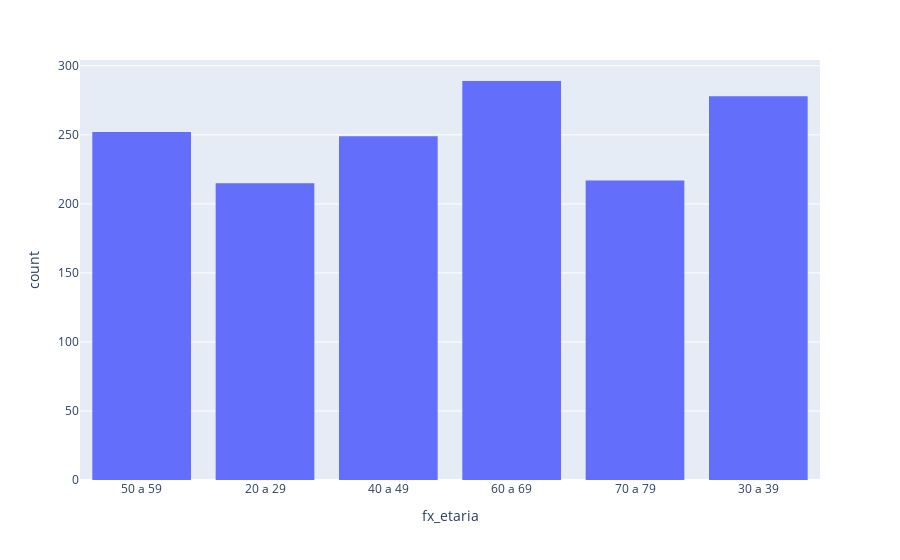

Notebook source saved alongside this figure:
### Markdown cell above
### Etapa 4: Analisando dados sem agrupamento 📊

- **Objetivo**: com seus dados devidamente tratados, você deve gerar os seguintes itens:
  - Um relatório em texto (não precisa de formatação) contendo:
    - A porcentagem dos usuários por gênero
    - A porcentagem dos usuários por país
  - Uma imagem contendo um gráfico de distribuição da idade dos usuários (a biblioteca utilizada para o `plot` pode ser qualquer uma).
- **Descrição da solução**: uma função que recebe, como parâmetro, um `pandas.DataFrame` e gera dois arquivos: um relatório em texto e outro contendo um gráfico de distribuição da idade dos usuários.
- **Links úteis:**
  - Documentação do Pandas: https://pandas.pydata.org/docs/
  - Documentação do Matplotlib: https://matplotlib.org/
  - Documentação do Seaborn: https://seaborn.pydata.org/

### Code cell
import numpy as np
import seaborn as sns
sns.set_theme(style="ticks")

df_gender = df.gender.value_counts().rename_axis('gender').to_frame('total').reset_index()
df_gender["percentage"] = round ( df_gender.total / df_gender.total.sum() * 100, 0 )
df_gender

df_country = df.location_country.value_counts().rename_axis('country').to_frame('total').reset_index()
df_country["percentage"] = round ( df_country.total / df_country.total.sum() * 100, 0 )
df_country

html = df_country.to_html()

with open("aquecimento.html", 'w') as arquivo:
    arquivo.write( 
        "<h1> Relatório Etapa 04</h1> \n" +
        "<h3> Percentual por sexo</h3>" +
        df_gender.to_html() + "\n\n\n" +
        "<h3> Percentual por páis</h3>" +
        df_country.to_html()
    )

## Escolhendo os binds
print( df['dob_age'].min() ) ## 21
print(  df['dob_age'].max()) ## 77

## Criando as faixas etárias
bins= [ 20, 30, 40, 50, 60, 70, 80]
## Labels correspondentes a ordem da lista acima
labels = ['20 a 29', '30 a 39', '40 a 49', '50 a 59','60 a 69', '70 a 79']

## Criando coluna faixa etaria no dataframe e atribuindo os valores das faixas
df['fx_etaria'] = pd.cut( df['dob_age'], bins=bins, labels=labels, right=False)

## Criando um DF com o agrupamento de faixa etária e sexo para a criação do gráfico
df_fx_etaria = df.groupby(by=['fx_etaria'], dropna=False).count()[['gender']].rename(columns={'gender':'total'}).reset_index()

import plotly.express as px  # Importando biblioteca de gráficos

## Criando o objeto da figura do grafico
fig = px.histogram(df, x="fx_etaria")
## Mostrando o gráfico
fig.show()

### Figure 1 — Plotly figure (JSON) as saved in the notebook; plotly's stock layout.template omitted (floating-point values rounded to 4 significant figures; data arrays with more than 128 entries replaced by an {"elided": "..."} marker saying what was removed)
{"data": [{"alignmentgroup": "True", "bingroup": "x", "hovertemplate": "fx_etaria=%{x}<br>count=%{y}<extra></extra>", "legendgroup": "", "marker": {"color": "#636efa", "pattern": {"shape": ""}}, "name": "", "offsetgroup": "", "orientation": "v", "showlegend": false, "type": "histogram", "x": {"elided": "1500 str values"}, "xaxis": "x", "yaxis": "y"}], "layout": {"barmode": "relative", "legend": {"tracegroupgap": 0}, "margin": {"t": 60}, "xaxis": {"anchor": "y", "domain": [0, 1], "title": {"text": "fx_etaria"}}, "yaxis": {"anchor": "x", "domain": [0, 1], "title": {"text": "count"}}}}
